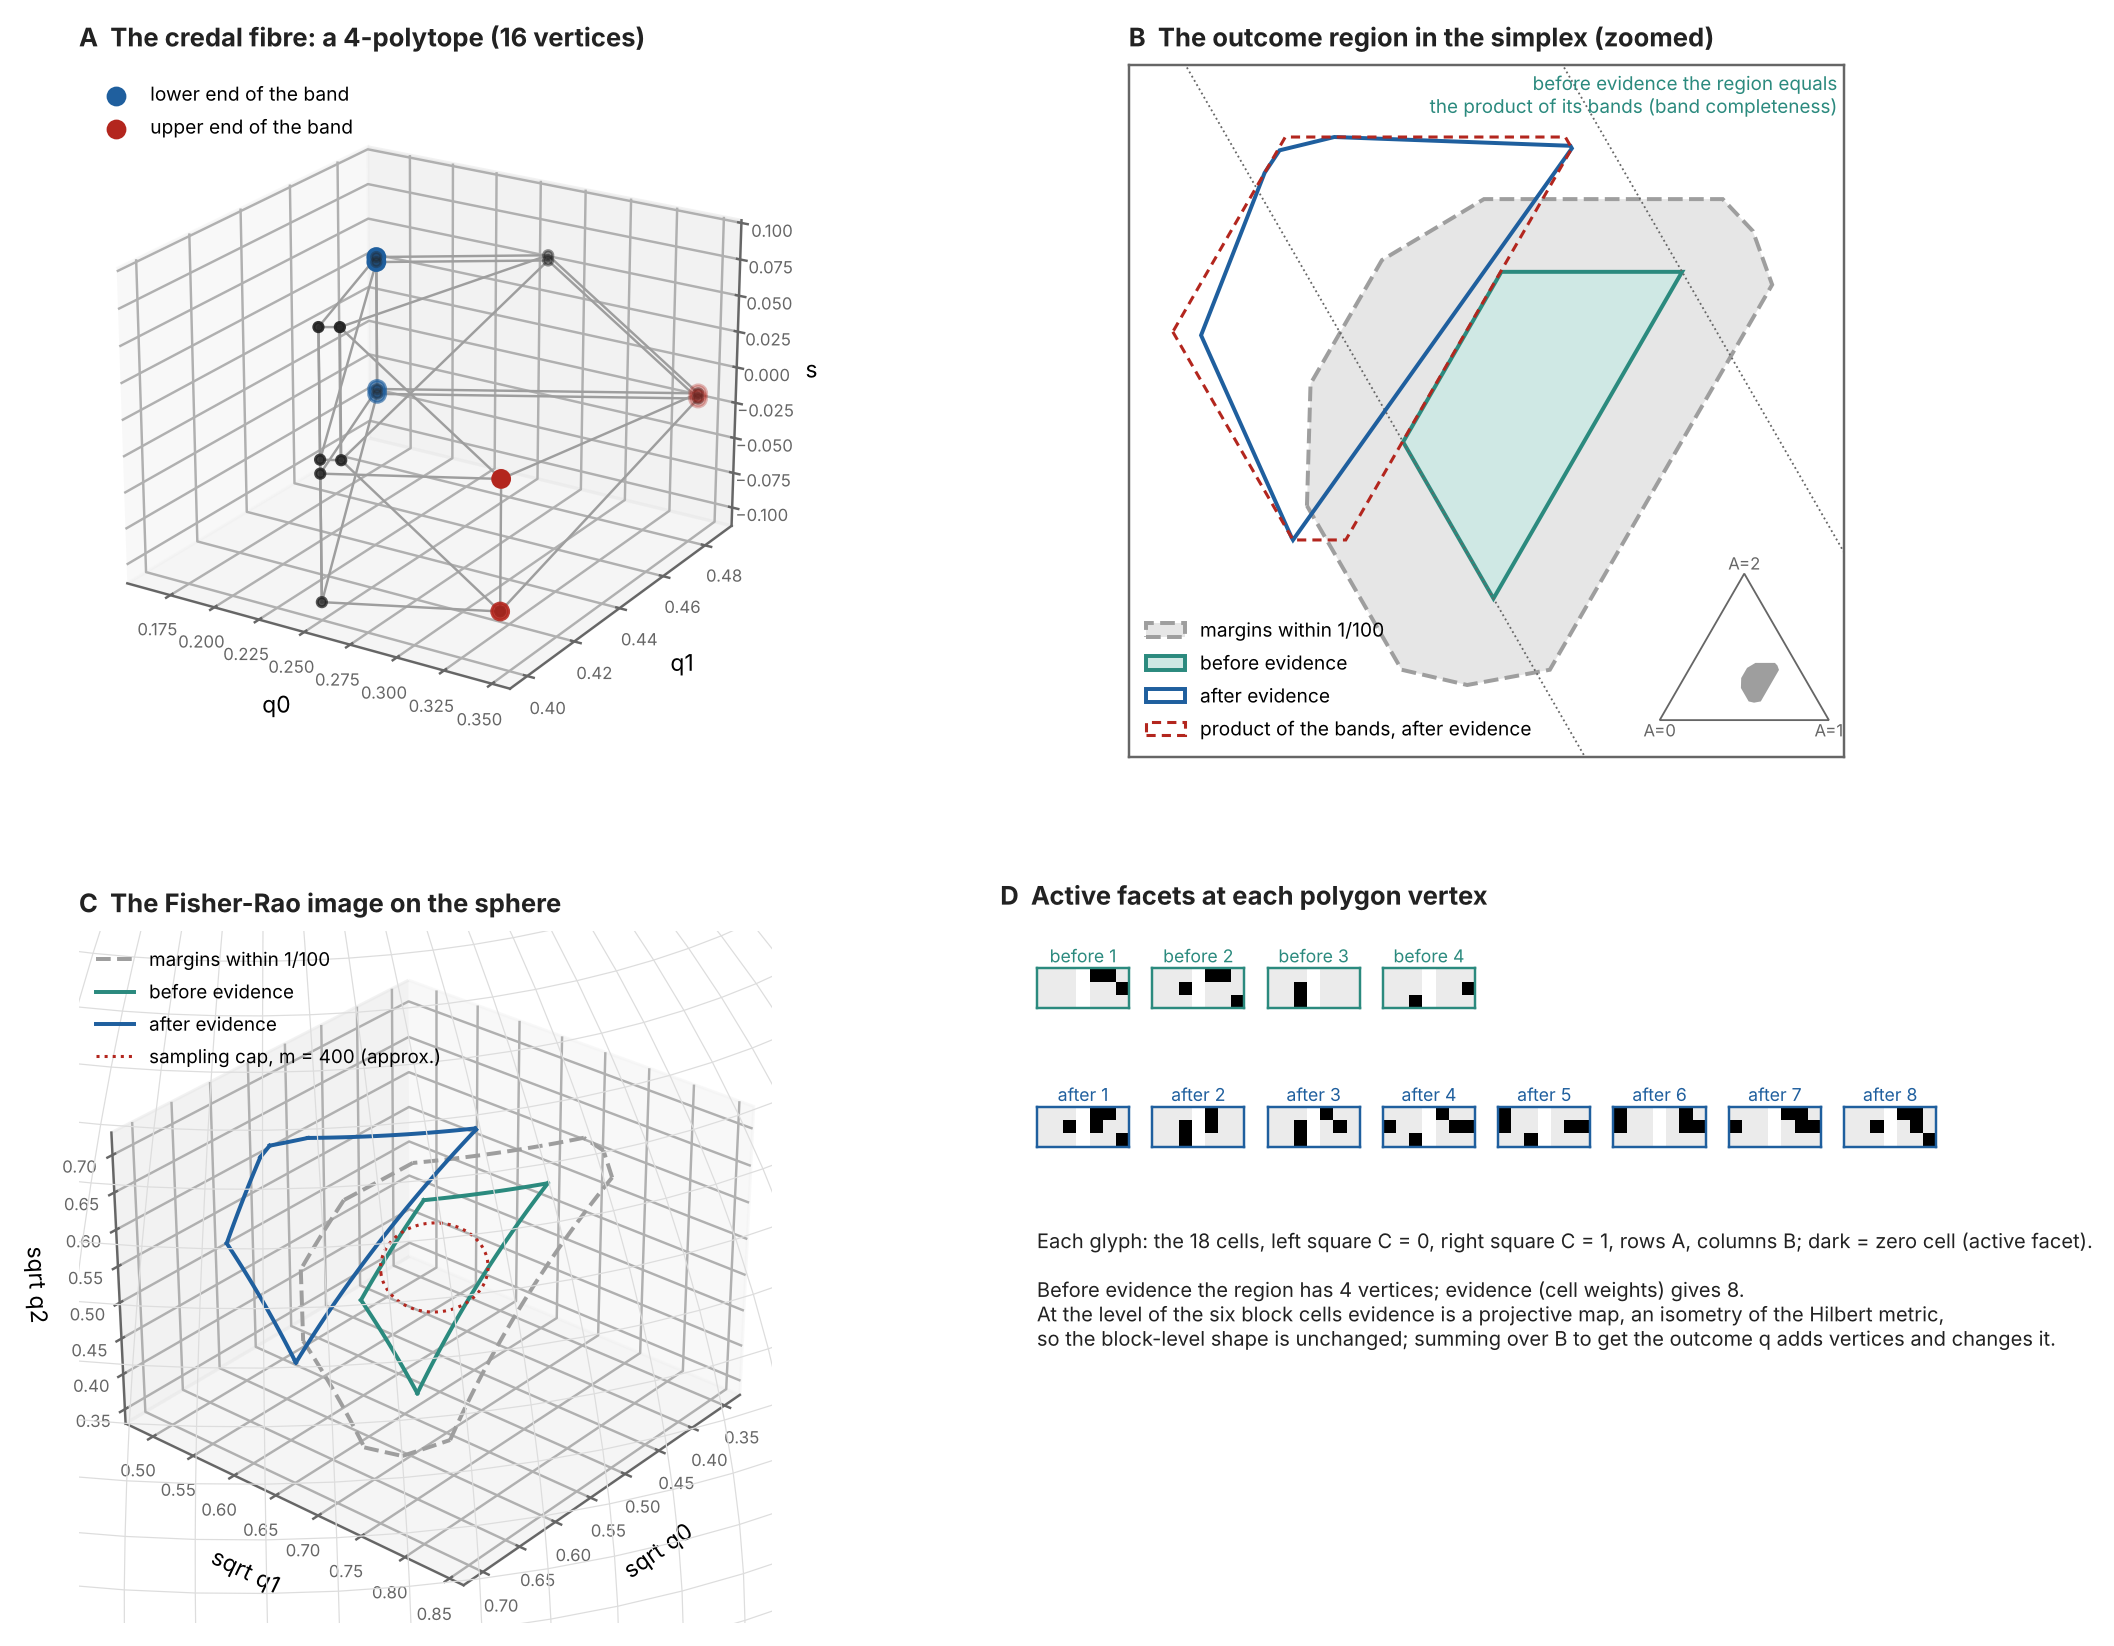

This chart was generated by the following Python code:
"""Study 31 (sec:credalshape; engine/study31_shape/credalshape.json from check_credalshape.py). One three-context table (median band
width of P(A = 0 | B in {0,1}, C = 0) in the P332 population). A: the credal fibre K, a 4-polytope in interaction coordinates, drawn in
the coordinates (q0, q1, s), where q = (P(A = a | block))_a is affine on K and s is the leading remaining principal direction; the
vertices realising the band of q0 are marked. B: the outcome region in the simplex, before evidence, after evidence and with margins
known within 1/100, with the product of the three coordinate bands (dashed) and the band of q0. C: the same regions under the
Fisher-Rao map q -> sqrt(q) on the positive octant of the unit sphere, with an approximate 95% sampling cap for m = 400 conditional
observations (asymptotic). D: active facets: the cells that are zero on the preimage face of each polygon vertex, before and after
evidence (dark = zero; left square C = 0, right square C = 1; rows A, columns B)."""
import os, json, itertools
import numpy as np
import matplotlib; matplotlib.use("Agg")
import matplotlib.pyplot as plt
from matplotlib.patches import Polygon
from scipy.spatial import ConvexHull
HERE = os.path.dirname(os.path.abspath(__file__)); D = json.load(open(os.path.join(HERE, "..", "engine", "study31_shape", "credalshape.json")))["p50"]
INK, MUTED = "#222222", "#666666"; TEAL, BLUE, GREY, RED = "#2b8a7e", "#1f5f9e", "#9e9e9e", "#b3261e"
plt.rcParams.update({"font.size": 7.5, "axes.edgecolor": MUTED, "xtick.color": MUTED, "ytick.color": MUTED})
cells = [(a, b, c) for a in range(3) for b in range(3) for c in range(2)]
VA = np.array(D["K_vertices"]); Q0 = np.array(D["Q0"]); edges = D["K_edges"]
def tern(q):
    q = np.atleast_2d(q); return np.column_stack([q[:, 1] + q[:, 2] / 2, q[:, 2] * np.sqrt(3) / 2])
def ordered(P):
    P = np.array(P); h = ConvexHull(tern(P)); return P[h.vertices]
fig = plt.figure(figsize=(11.5, 9.2)); gs = fig.add_gridspec(2, 2, wspace=0.18, hspace=0.25)
# A
ax = fig.add_subplot(gs[0, 0], projection="3d")
X = np.column_stack([Q0[:, 0], Q0[:, 1]]); Z = VA - VA.mean(0); B2 = np.column_stack([np.ones(len(VA)), X]); res = Z - B2 @ np.linalg.lstsq(B2, Z, rcond=None)[0]
u, s, vt = np.linalg.svd(res, full_matrices=False); third = res @ vt[0]
for i, j in edges: ax.plot([X[i, 0], X[j, 0]], [X[i, 1], X[j, 1]], [third[i], third[j]], color=GREY, lw=0.8)
lo, hi = np.argmin(Q0[:, 0]), np.argmax(Q0[:, 0])
ax.scatter(X[:, 0], X[:, 1], third, color=INK, s=9)
for k, col, lab in ((lo, BLUE, "lower end of the band"), (hi, RED, "upper end of the band")):
    on = np.where(np.abs(Q0[:, 0] - Q0[k, 0]) < 1e-12)[0]; ax.scatter(X[on, 0], X[on, 1], third[on], color=col, s=30, label=lab)
ax.set_xlabel("q0", labelpad=-4); ax.set_ylabel("q1", labelpad=-4); ax.set_zlabel("s", labelpad=-6); ax.tick_params(labelsize=5.5, pad=-2)
ax.legend(frameon=False, fontsize=6.3, loc="upper left"); ax.view_init(22, -58)
ax.set_title(f"A  The credal fibre: a 4-polytope ({D['vertices_K']} vertices)", loc="left", fontsize=8.4, fontweight="bold", color=INK)
# B
ax = fig.add_subplot(gs[0, 1]); allp = np.vstack([D["polygonT"], D["polygon1"], D["polygon0"]]); T = tern(allp); pad = 0.035
for P_, fc, ec, ls, lab, z in ((D["polygonT"], "#e6e6e6", GREY, "--", "margins within 1/100", 1), (D["polygon0"], "#cfe8e4", TEAL, "-", "before evidence", 2), (D["polygon1"], "none", BLUE, "-", "after evidence", 3)):
    ax.add_patch(Polygon(tern(ordered(P_)), closed=True, fc=fc, ec=ec, ls=ls, lw=1.3, label=lab, zorder=z))
def band_product(P_):
    P_ = np.array(P_); cb = [[P_[:, a].min(), P_[:, a].max()] for a in range(3)]; pts = []
    for a, b_ in itertools.combinations(range(3), 2):
        for va in cb[a]:
            for vb in cb[b_]:
                q = np.zeros(3); q[a] = va; q[b_] = vb; q[3 - a - b_] = 1 - va - vb
                if all(cb[k][0] - 1e-12 <= q[k] <= cb[k][1] + 1e-12 for k in range(3)): pts.append(q)
    return ordered(pts)
ax.add_patch(Polygon(tern(band_product(D["polygon1"])), closed=True, fc="none", ec=RED, ls=(0, (3, 2)), lw=1.0, label="product of the bands, after evidence", zorder=4))
for v, txt in ((D["band0"][0], "q0 = lower end"), (D["band0"][1], "q0 = upper end")):
    seg = tern(np.array([[v, 1 - v, 0], [v, 0, 1 - v]])); ax.plot(seg[:, 0], seg[:, 1], color=MUTED, lw=0.6, ls=":")
ax.set_xlim(T[:, 0].min() - pad, T[:, 0].max() + pad); ax.set_ylim(T[:, 1].min() - pad, T[:, 1].max() + pad); ax.set_aspect("equal")
ax.set_xticks([]); ax.set_yticks([]); ax.legend(frameon=False, fontsize=6.3, loc="lower left")
ins = ax.inset_axes([0.73, 0.02, 0.26, 0.28]); tri = tern(np.eye(3)); ins.add_patch(Polygon(tri, closed=True, fc="none", ec=MUTED, lw=0.6))
ins.add_patch(Polygon(tern(ordered(D["polygonT"])), closed=True, fc=GREY, ec="none")); ins.set_xlim(-0.05, 1.05); ins.set_ylim(-0.05, 0.92); ins.axis("off"); ins.set_aspect("equal")
for k, lab in enumerate(("A=0", "A=1", "A=2")): ins.text(*tri[k], lab, fontsize=5.5, color=MUTED, ha="center", va="top" if k < 2 else "bottom")
ax.text(0.99, 0.99, "before evidence the region equals\nthe product of its bands (band completeness)", transform=ax.transAxes, ha="right", va="top", fontsize=6.2, color=TEAL)
ax.set_title("B  The outcome region in the simplex (zoomed)", loc="left", fontsize=8.4, fontweight="bold", color=INK)
# C
ax = fig.add_subplot(gs[1, 0], projection="3d")
uu, vv = np.meshgrid(np.linspace(0, np.pi / 2, 25), np.linspace(0, np.pi / 2, 25)); ax.plot_wireframe(np.cos(uu) * np.sin(vv), np.sin(uu) * np.sin(vv), np.cos(vv), color="#dddddd", lw=0.4)
def arcs(P_, col, ls, lab):
    P_ = ordered(P_); first = True
    for i in range(len(P_)):
        a, b_ = P_[i], P_[(i + 1) % len(P_)]; t = np.linspace(0, 1, 40)[:, None]; seg = np.sqrt((1 - t) * a + t * b_)
        ax.plot(seg[:, 0], seg[:, 1], seg[:, 2], color=col, ls=ls, lw=1.3, label=lab if first else None); first = False
arcs(D["polygonT"], GREY, "--", "margins within 1/100"); arcs(D["polygon0"], TEAL, "-", "before evidence"); arcs(D["polygon1"], BLUE, "-", "after evidence")
cen = np.sqrt(np.array(D["polygon0"]).mean(0)); cen /= np.linalg.norm(cen); rho = 1.96 / (2 * np.sqrt(400))
e1 = np.cross(cen, [0, 0, 1]); e1 /= np.linalg.norm(e1); e2 = np.cross(cen, e1); ph = np.linspace(0, 2 * np.pi, 100)
cap = np.array([np.cos(rho) * cen + np.sin(rho) * (np.cos(p) * e1 + np.sin(p) * e2) for p in ph]); ax.plot(cap[:, 0], cap[:, 1], cap[:, 2], color=RED, lw=1.0, ls=":", label="sampling cap, m = 400 (approx.)")
ax.set_xlabel("sqrt q0", labelpad=-4); ax.set_ylabel("sqrt q1", labelpad=-4); ax.set_zlabel("sqrt q2", labelpad=-6); ax.tick_params(labelsize=5.5, pad=-2)
c0 = cen; ax.set_xlim(c0[0] - 0.2, c0[0] + 0.2); ax.set_ylim(c0[1] - 0.2, c0[1] + 0.2); ax.set_zlim(c0[2] - 0.2, c0[2] + 0.2); ax.view_init(30, 40)
ax.legend(frameon=False, fontsize=6.2, loc="upper left")
ax.set_title("C  The Fisher-Rao image on the sphere", loc="left", fontsize=8.4, fontweight="bold", color=INK)
# D
sub = gs[1, 1].subgridspec(4, 8, hspace=0.15, wspace=0.25, height_ratios=[1, 1, 2.2, 1.2]); fig.text(0.53, 0.465, "D  Active facets at each polygon vertex", fontsize=8.4, fontweight="bold", color=INK)
def glyph(axg, zc, title, col):
    G = np.zeros((3, 7)); G[:] = np.nan
    for k in range(18):
        a, b_, c_ = cells[k]; G[a, b_ + 4 * c_] = 1.0 if k in zc else 0.15
    axg.imshow(G, cmap="Greys", vmin=0, vmax=1); axg.set_xticks([]); axg.set_yticks([])
    for s_ in axg.spines.values(): s_.set_color(col)
    axg.set_title(title, fontsize=5.8, color=col, pad=2)
for row, (key, col, lab) in enumerate((("active0", TEAL, "before"), ("active1", BLUE, "after"))):
    for k, v in enumerate(D[key][:8]):
        axg = fig.add_subplot(sub[row, k]); glyph(axg, set(v["zero_cells"]), f"{lab} {k + 1}", col)
axn = fig.add_subplot(sub[2:, :]); axn.axis("off")
axn.text(0, 0.95, "Each glyph: the 18 cells, left square C = 0, right square C = 1, rows A, columns B; dark = zero cell (active facet).\n\n" f"Before evidence the region has {len(D['active0'])} vertices; evidence (cell weights) gives {len(D['active1'])}.\n"
         "At the level of the six block cells evidence is a projective map, an isometry of the Hilbert metric,\n"
         "so the block-level shape is unchanged; summing over B to get the outcome q adds vertices and changes it.", fontsize=6.6, color=INK, va="top")
fig.savefig(os.path.join(HERE, "fig_credalshape.png"), dpi=220, bbox_inches="tight"); print("ok")
